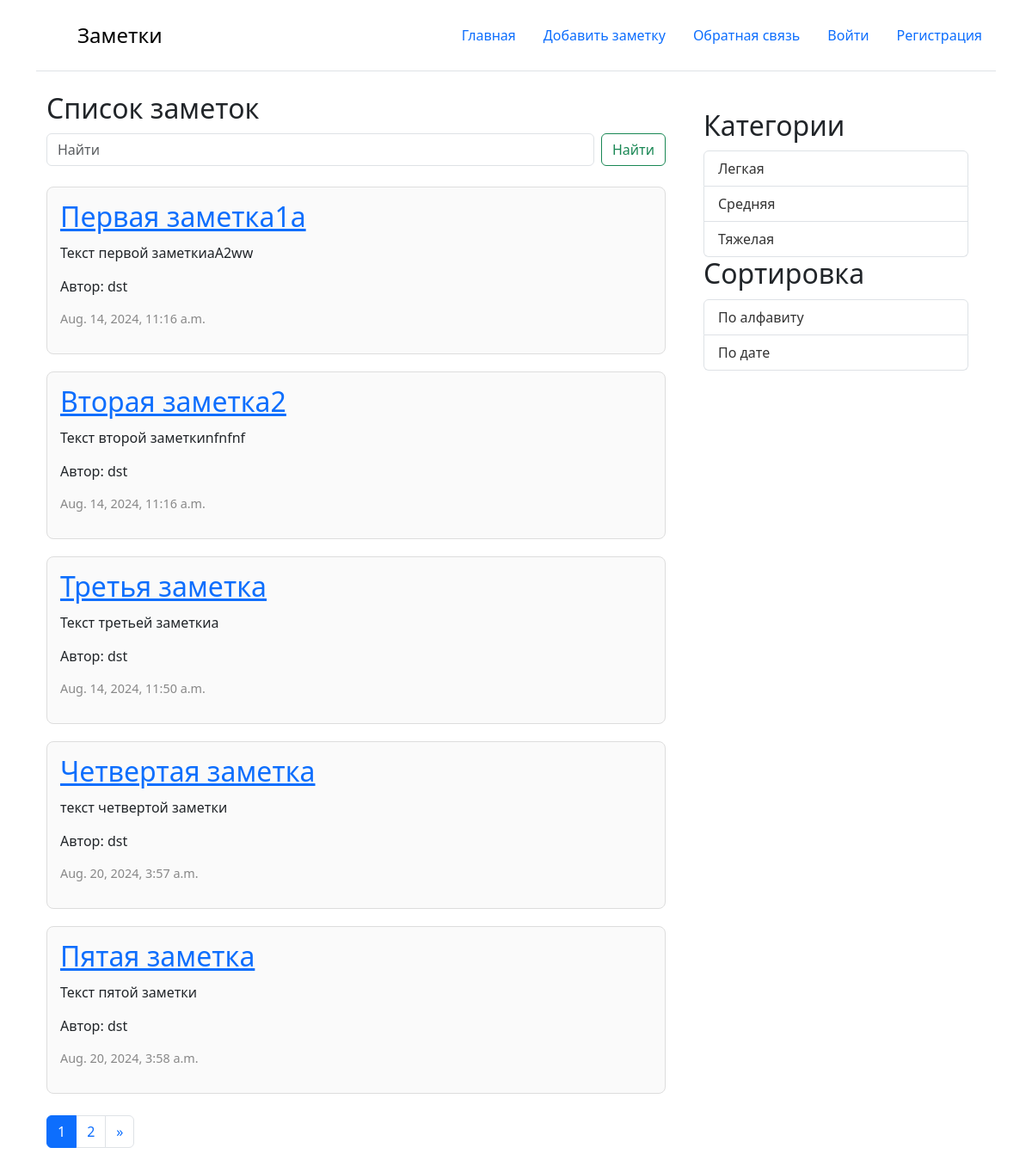
The page / on the database its author committed.
### core/models.py (models this page shows, shortened)
class Post(models.Model):
    title = models.CharField(max_length=200)
    text = models.TextField()
    created_data = models.DateTimeField(auto_now_add=True)
    category = models.ForeignKey(PostCategory,
                                 blank = True,
                                 null = True,
                                 on_delete=models.SET_NULL,
                                 related_name='category_post')
    profile = models.ForeignKey(Profile,
                                related_name='profile_posts',
                                on_delete=models.CASCADE)
    class Meta:
        verbose_name = 'Запись'
        verbose_name_plural = 'Записи'

class PostCategory(models.Model):
    title = models.CharField(max_length=255, verbose_name='Название')
    class Meta:
        verbose_name = 'Категория'
        verbose_name_plural = 'Категории'
        ordering = ["title"]

### user/models.py (models this page shows)
class Profile(models.Model):
    user = models.OneToOneField(User,
                             on_delete=models.CASCADE
                             )
    about = models.TextField(verbose_name='Обо мне')
    class Meta:
        verbose_name = 'Обо мне'
        verbose_name_plural = 'Обо мне'
    def __str__(self):
        return self.user.username

### core/views.py (the view)
# urls.py: path('', main, name='main'),
def main(request):
    posts = Post.objects.all()
    category = request.GET.get('category')
    order_by = request.GET.get('order_by')
    page = request.GET.get('page', 1)
    active_category = None
    if category:
        posts = posts.filter(category__id=category)
        active_category = PostCategory.objects.get(id=category)
    if order_by:
        posts = posts.order_by(order_by)
    p = Paginator(posts, 5)
    page_objects = p.page(page)
    categories = PostCategory.objects.all()
    context = {
        "posts": posts,
        'categories': categories,
        'active_category': active_category,
        'page_objects': page_objects
    }
    return render(request, 'main.html', context)

### templates/main.html (shortened to what this page needs)
{% extends 'base.html' %}
{% block content %}
<div class="container">
    <div class="row">
        <div class="col-md-8">
            <h2>Список заметок</h2>
            <form class="d-flex mb-4" role="search" action="{% url 'posts_search' %}">
                <input value="{{ search_text }}" name="text" class="form-control me-2" type="search" placeholder="Найти" aria-label="Search">
                <button class="btn btn-outline-success" type="submit">Найти</button>
            </form>
            {% for post in page_objects.object_list %}
            <div class="post-card">
                <h2><a href="{% url 'post_detail' post.id %}">{{ post.title }}</a></h2>
                <p>{{ post.text }}</p>
                <p>Автор: {{ post.profile }}</p>
                <p class="date">{{ post.created_data }}</p>
            </div>
            {% endfor %}
            <nav aria-label="Page navigation example">
                <ul class="pagination">
                    <li class="page-item active "><a class="page-link" href="#">{{ page_objects.number }}</a></li>
                    {% if page_objects.has_next %}
                    <li class="page-item">
                        <a class="page-link" href="?page={{ page_objects.next_page_number }}">{{ page_objects.next_page_number }}</a>
                    </li>
                    <li class="page-item">
                        <a class="page-link" href="?page={{ page_objects.next_page_number }}" aria-label="Next">
                            <span aria-hidden="true">&raquo;</span>
                        </a>
                    </li>
                    {% endif %}
                </ul>
            </nav>
        </div>
        <div class="col-md-4">
            <aside class="sidebar">
                <h2>Категории</h2>
                <ul class="list-group">
                    {% for category in categories %}
                    {% if category.id == active_category.id %}
                    <b>
                        <li class="list-group-item active list-group-item-dark"><a href="?category={{ category.id }}">{{category.title}}</a></li>
                    </b>
                    {% else %}
                    <li class="list-group-item"><a href="?category={{ category.id }}">{{category.title}}</a></li>
                    {% endif %}
                    {% endfor %}
                </ul>
                <h2>Сортировка</h2>
                <ul class="list-group">
                    <li class="list-group-item"><a href="?order_by=title">По алфавиту</a></li>
                    <li class="list-group-item"><a href="?order_by=-created_data">По дате</a></li>
                </ul>
            </aside>
        </div>
    </div>
</div>
{% endblock %}

### templates/base.html (style rules this page uses)
.sidebar { flex: 1; padding: 20px; background-color: #fff; border-radius: 8px; }
h1, h2 { margin: 0; padding-bottom: 10px; }
.post-card { padding: 15px; margin-bottom: 20px; border: 1px solid #ddd; border-radius: 8px; background-color: #fafafa; }
.post-card p { margin: 0 0 15px; }
.post-card .date { color: #888; font-size: 0.9em; }
ul { list-style-type: none; padding: 0; }
ul li { padding: 5px 0; }
ul li a { text-decoration: none; color: #333; }

### rows shown on the page
Post: title "Первая заметка1a", text "Текст первой заметкиaA2ww", profile "dst", created_data "Aug. 14, 2024, 11:16 a.m."
Post: title "Вторая заметка2", text "Текст второй заметкиnfnfnf", profile "dst", created_data "Aug. 14, 2024, 11:16 a.m."
Post: title "Третья заметка", text "Текст третьей заметкиa", profile "dst", created_data "Aug. 14, 2024, 11:50 a.m."
Post: title "Четвертая заметка", text "текст четвертой заметки", profile "dst", created_data "Aug. 20, 2024, 3:57 a.m."
Post: title "Пятая заметка", text "Текст пятой заметки", profile "dst", created_data "Aug. 20, 2024, 3:58 a.m."
PostCategory: title "Легкая"
PostCategory: title "Средняя"
PostCategory: title "Тяжелая"

### other values the page prints
{{ page_objects.number }} "1"
{{ page_objects.next_page_number }} "2"
